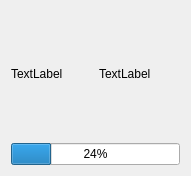
<?xml version="1.0" encoding="UTF-8"?>
<ui version="4.0">
 <class>DialogCarga</class>
 <widget class="QDialog" name="DialogCarga">
  <property name="geometry">
   <rect>
    <x>0</x>
    <y>0</y>
    <width>191</width>
    <height>176</height>
   </rect>
  </property>
  <property name="windowTitle">
   <string>Cargando configuraciones espere porfavor</string>
  </property>
  <layout class="QVBoxLayout" name="verticalLayout">
   <item>
    <layout class="QHBoxLayout" name="horizontalLayout">
     <item>
      <widget class="QLabel" name="labelCarga">
       <property name="text">
        <string>TextLabel</string>
       </property>
      </widget>
     </item>
     <item>
      <widget class="QLabel" name="labelMovie">
       <property name="text">
        <string>TextLabel</string>
       </property>
      </widget>
     </item>
    </layout>
   </item>
   <item>
    <widget class="QProgressBar" name="progressBar">
     <property name="value">
      <number>24</number>
     </property>
    </widget>
   </item>
  </layout>
 </widget>
 <resources/>
 <connections/>
</ui>
